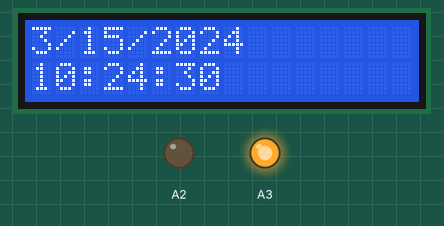
Recording of a sketch running on a simulated Arduino Uno, built with avr-gcc and run on an emulated ATmega328P. On the bench: 16×2 character LCD, output pins drawn as LEDs (lit = HIGH). The local clock reads 2024-03-15 10:24:30 at power-on unless the sketch sets it.

Above: at 0.22 s.
At 4.54 s:
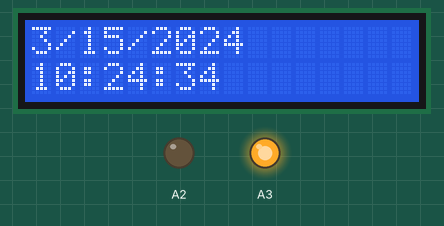
At 9.56 s:
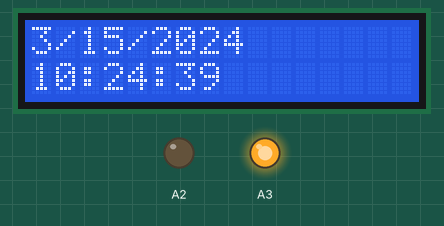
At 19.6 s:
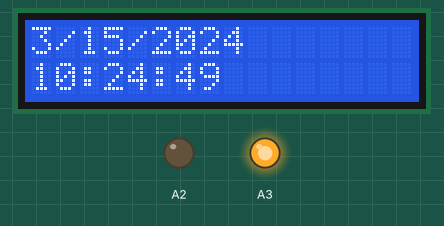
At 29.53 s:
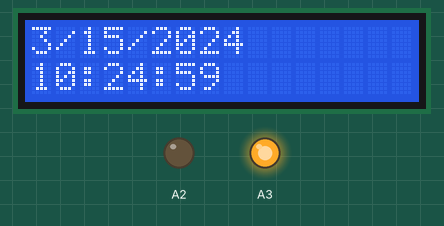
At 39.55 s:
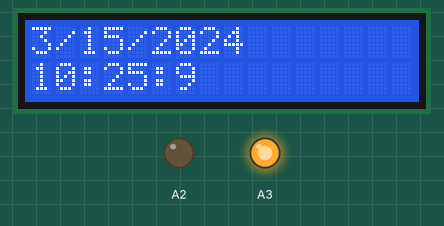

Measured:
- what the display in image 1 shows lasts 0.5 s, from 4.3 s to 4.8 s

The sketch:

clock_chemE_car.ino
```cpp
/*
   THIS CODE IS USED FOR THE CLOCK USED IN UCI CHEME CAR CLUB ROOM. THE DESIGN IS INTENDED TO BE USED WITH WALL WART SUPPLY ONLY.
 */

#include <Wire.h>
#include "RTClib.h"//Library for ds1307 module from Adafruit
#include <LiquidCrystal.h>

#define MOUNTED_1307 1 //1 if the ds1307 is mounted directly on the Arduino, 0 if not.

LiquidCrystal lcd(12, 11, 5, 4, 3, 2);//pins required to operate the LCD display
RTC_DS1307 rtc;
void setup() {
        if(MOUNTED_1307)
        {
                pinMode(A3,OUTPUT);
                pinMode(A2,OUTPUT);
                digitalWrite(A3,HIGH);//A3 supplies to 5V
                digitalWrite(A2,LOW);//A2 acts as GND
        }
        lcd.begin(16, 2);
        Serial.begin(57600);
        if (!rtc.begin()) {
                Serial.println("Couldn't find RTC");
                while (1) ;
        }

        if (!rtc.isrunning()) {
                Serial.println("RTC is NOT running!");
                // following line sets the RTC to the date & time this sketch was compiled. Use this to adjust the time on the clock.
                rtc.adjust(DateTime(F(__DATE__), F(__TIME__)));
        }
}

void loop() {
        DateTime now = rtc.now();

        //Begin of date printing
        lcd.setCursor(0, 0);//change cursor to first line
        lcd.print(now.month());
        lcd.print("/");
        lcd.print(now.day());
        lcd.print("/");
        lcd.print(now.year());

        //Begin of time printing
        lcd.setCursor(0, 1);//change cursor to the second line
        lcd.print(now.hour());
        lcd.print(":");
        lcd.print(now.minute());
        lcd.print(":");
        lcd.print(now.second());
        delay(100);//delay so that the number can be seen before clearing the screen. ALWAYS PUT THIS BEFORE lcd.clear()
        lcd.clear();


}
```
